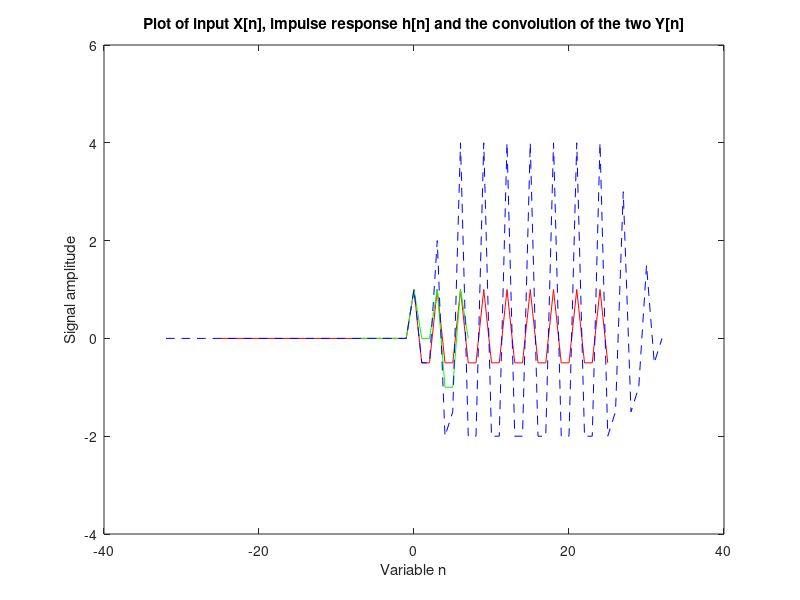

Write the MATLAB code that produced this figure.
clc;
close all;
nx = -25:25;
nh = -7:7;
x = cos(2*pi*nx/.3).*(nx>=0);
h = (cos(pi*nh/.3)+(sin(pi*nh/3)/sqrt(3))).*(nh>=0);
y = conv(h,x);

nyb = nx(1)+nh(1);
nye = nx(end)+ nh(end);
ny = nyb:nye;

plot(nx,x,'-r');
hold on

plot(nh,h,'-g');
%hold on

plot(ny,y,'--b');
title ('Plot of input X[n], impulse response h[n] and the convolution of the two Y[n]')
xlabel ('Variable n');
ylabel ('Signal amplitude')